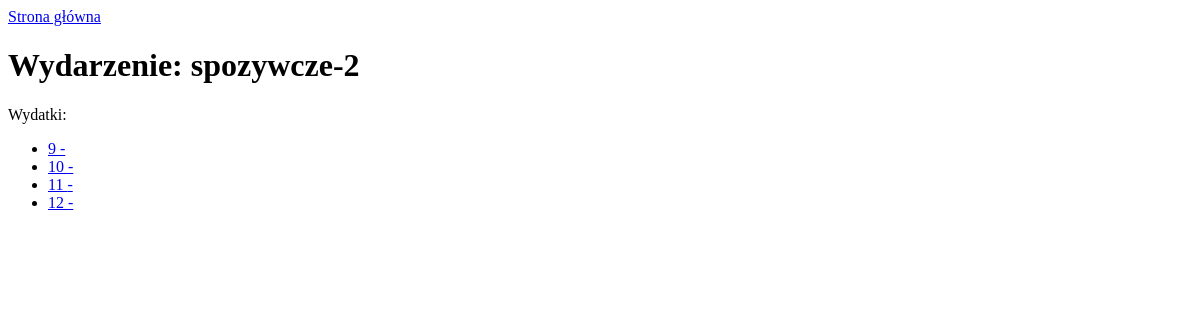
/budget/event/spozywcze-2/, run on an earlier commit of the app's database.
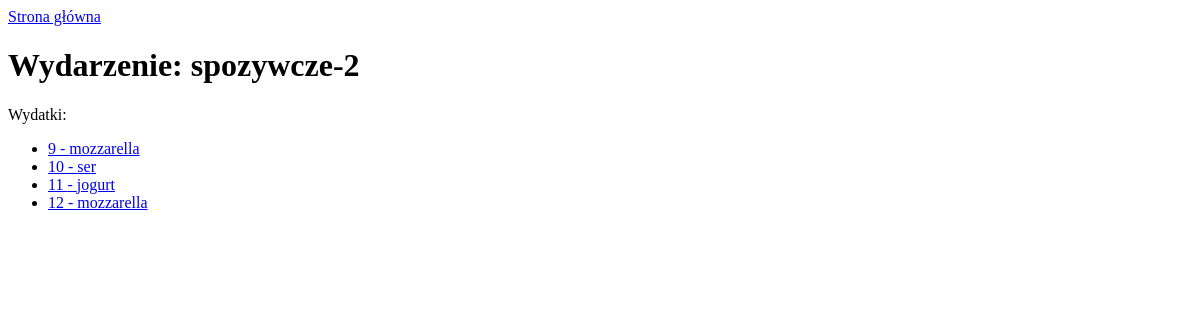
And on a later commit of the database.
### budget/models.py (models this page shows, shortened)
class Event(models.Model):
    title = models.CharField(max_length=512)
    expense = models.ManyToManyField(Expense, null=True)
    def __str__(self):
        return self.title

class Expense(models.Model):
    expense_id = models.IntegerField()
    date = models.DateField()
    price = models.FloatField()
    amount = models.FloatField()
    product = models.ForeignKey(Product, on_delete=models.CASCADE, null=True)
    category = models.ForeignKey(Category, on_delete=models.CASCADE, null=True)
    subcategory = models.ForeignKey(Subcategory, on_delete=models.CASCADE, null=True)
    def __str__(self):
        return str(self.expense_id)

class Product(models.Model):
    name = models.CharField(max_length=512)

### budget/views.py (the view)
# urls.py: path('event/<str:event>/', views.event, name='event'),
def event(request, event):
    event = Event.objects.get(title=event)
    expense_list = Expense.objects.filter(event=event)
    template = loader.get_template('budget/event.html')
    context = {
        'event': event,
        'expense_list': expense_list,
    }
    return HttpResponse(template.render(context, request))

### budget/templates/budget/event.html
<a href="/budget/">Strona główna</a>
<h1>Wydarzenie: {{ event }}</h1>
Wydatki:
{% if expense_list %}
    <ul>
    {% for expense in expense_list %}
        <li><a href="/budget/expense/{{ expense }}/">{{ expense }} - {{ expense.product.name }}</a></li>
    {% endfor %}
    </ul>
{% else %}
    <p>Brak dostępnych produktów</p>
{% endif %}

What changed in the data, as far as the page shows it:
removed Expense: expense "9"
removed Expense: expense "10"
removed Expense: expense "11"
removed Expense: expense "12"
added Expense: expense "9", product.name "mozzarella"
added Expense: expense "10", product.name "ser"
added Expense: expense "11", product.name "jogurt"
added Expense: expense "12", product.name "mozzarella"
